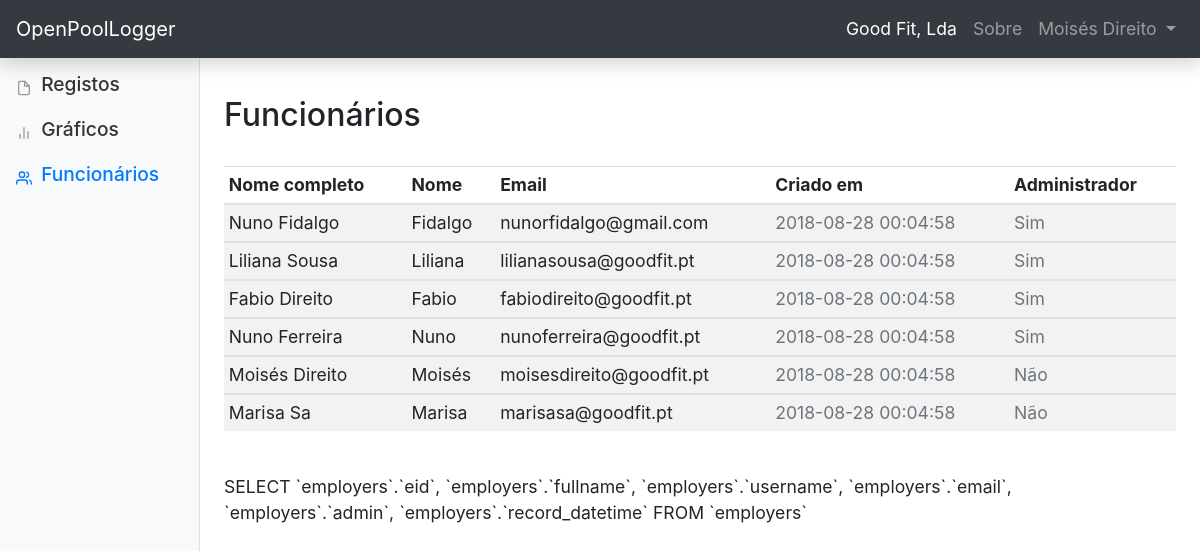
The page /employers.php (signed in) on the database its author committed.
### tables this page shows
CREATE TABLE IF NOT EXISTS `employers` (
  `eid` bigint(20) UNSIGNED NOT NULL AUTO_INCREMENT,
  `fullname` varchar(128) NOT NULL,
  `username` varchar(32) NOT NULL,
  `password` varchar(40) NOT NULL,
  `email` varchar(255) NOT NULL,
  `admin` tinyint(1) NOT NULL default '0',
  `record_datetime` datetime NOT NULL,
  `modififed_datetime` datetime NOT NULL,
  PRIMARY KEY  (`eid`),
  UNIQUE KEY `eid` (`eid`),
  UNIQUE KEY `email` (`email`)
);

### employers.php (the view, shortened to what this page needs)
<!doctype html>
<html lang="en">
<?php include_once('header.php'); ?>
<body>
<?php include_once('menu.php'); ?>
<div class="container-fluid">
<div class="row">
<?php include_once('sidebar.php'); ?>
<main role="main" class="col-md-9 ml-sm-auto col-lg-10 px-4">
  <div class="d-flex justify-content-between flex-wrap flex-md-nowrap align-items-center pt-3 pb-2 mb-3">
		<h1 class="h2"> Funcionários </h1>
	</div>
  <div class="table-responsive">
    <table class="table table-striped table-sm table-hover">
      <thead>
        <tr>
          <th>Nome completo</th>
          <th>Nome</th>
          <th>Email</th>
  				<th>Criado em</th>
          <th>Administrador</th>
        </tr>
      </thead>
<?php
require_once('config.php');
$con = new mysqli($host, $user, $password, $dbname, $port, $socket)
	or die ('Could not connect to the database server' . mysqli_connect_error());
$query = "SELECT `employers`.`eid`, `employers`.`fullname`, `employers`.`username`, `employers`.`email`, `employers`.`admin`, `employers`.`record_datetime` FROM `employers`";
if ($stmt = $con->prepare($query)) {
    $stmt->execute();
    $stmt->bind_result($fid, $fullname, $username, $email, $admin, $record_datetime);
    while ($stmt->fetch()) {
		printf("<tbody><tr>");
		printf("<td>%s</td> <td>%s</td> <td>%s</td>", $fullname, $username, $email);
    printf('<td class="text-muted"> %s </td>', $record_datetime);
		if($admin == "1")
			printf('<td class="text-muted"> Sim </td>');
		else
			printf('<td class="text-muted"> Não </td>');
		printf("</tr></tbody>");
    }
}
?>
		</table>
	</div>
  <?php
  echo '<br>';
  echo $query;
  ?>
</main>
</div>
</div>
</body>
</html>

### site.css (style rules this page uses)
body { font-size: 1.1rem; }
[role="main"] { padding-top: 80px; }

### rows shown on the page
employers: fullname "Nuno Fidalgo", username "Fidalgo", email "nunorfidalgo@gmail.com", record_datetime "2018-08-28 00:04:58", admin "Sim"
employers: fullname "Liliana Sousa", username "Liliana", email "lilianasousa@goodfit.pt", record_datetime "2018-08-28 00:04:58", admin "Sim"
employers: fullname "Fabio Direito", username "Fabio", email "fabiodireito@goodfit.pt", record_datetime "2018-08-28 00:04:58", admin "Sim"
employers: fullname "Nuno Ferreira", username "Nuno", email "nunoferreira@goodfit.pt", record_datetime "2018-08-28 00:04:58", admin "Sim"
employers: fullname "Moisés Direito", username "Moisés", email "moisesdireito@goodfit.pt", record_datetime "2018-08-28 00:04:58", admin "Não"
employers: fullname "Marisa Sa", username "Marisa", email "marisasa@goodfit.pt", record_datetime "2018-08-28 00:04:58", admin "Não"

### other values the page prints
$_SESSION['settings']['entity'] "Good Fit, Lda"
$_SESSION['user']['fullname'] "Moisés Direito"
$query "SELECT `employers`.`eid`, `employers`.`fullname`, `employers`.`username`, `employers`.`email`, `employers`.`admin`, `employers`.`record_datetime` FROM `employers`"
